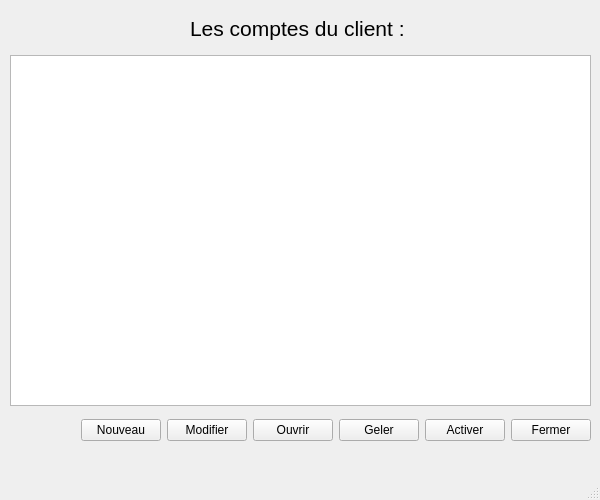
<?xml version="1.0" encoding="UTF-8"?>
<ui version="4.0">
 <class>UIListAccount</class>
 <widget class="QMainWindow" name="UIListAccount">
  <property name="geometry">
   <rect>
    <x>0</x>
    <y>0</y>
    <width>600</width>
    <height>500</height>
   </rect>
  </property>
  <property name="minimumSize">
   <size>
    <width>600</width>
    <height>500</height>
   </size>
  </property>
  <property name="maximumSize">
   <size>
    <width>600</width>
    <height>500</height>
   </size>
  </property>
  <property name="windowTitle">
   <string>Gestion des comptes - Gestionnaire : </string>
  </property>
  <widget class="QWidget" name="centralwidget">
   <widget class="QWidget" name="horizontalLayoutWidget">
    <property name="geometry">
     <rect>
      <x>10</x>
      <y>10</y>
      <width>581</width>
      <height>37</height>
     </rect>
    </property>
    <layout class="QHBoxLayout" name="horizontalLayoutNorth">
     <item>
      <spacer name="horizontalSpacer">
       <property name="orientation">
        <enum>Qt::Orientation::Horizontal</enum>
       </property>
       <property name="sizeHint" stdset="0">
        <size>
         <width>40</width>
         <height>20</height>
        </size>
       </property>
      </spacer>
     </item>
     <item>
      <widget class="QLabel" name="labelTitle">
       <property name="font">
        <font>
         <pointsize>16</pointsize>
        </font>
       </property>
       <property name="text">
        <string>Les comptes du client : </string>
       </property>
      </widget>
     </item>
     <item>
      <spacer name="horizontalSpacerLeft">
       <property name="orientation">
        <enum>Qt::Orientation::Horizontal</enum>
       </property>
       <property name="sizeHint" stdset="0">
        <size>
         <width>40</width>
         <height>20</height>
        </size>
       </property>
      </spacer>
     </item>
    </layout>
   </widget>
   <widget class="QWidget" name="horizontalLayoutWidget_Tableview">
    <property name="geometry">
     <rect>
      <x>10</x>
      <y>55</y>
      <width>581</width>
      <height>351</height>
     </rect>
    </property>
    <layout class="QHBoxLayout" name="horizontalLayoutTableview">
     <item>
      <widget class="QTableView" name="tableViewAccounts">
       <property name="selectionBehavior">
        <enum>QAbstractItemView::SelectionBehavior::SelectRows</enum>
       </property>
      </widget>
     </item>
    </layout>
   </widget>
   <widget class="QWidget" name="horizontalLayoutWidget_Buttons">
    <property name="geometry">
     <rect>
      <x>10</x>
      <y>410</y>
      <width>581</width>
      <height>41</height>
     </rect>
    </property>
    <layout class="QHBoxLayout" name="horizontalLayoutButtons">
     <item>
      <spacer name="horizontalSpacerButtons">
       <property name="orientation">
        <enum>Qt::Orientation::Horizontal</enum>
       </property>
       <property name="sizeHint" stdset="0">
        <size>
         <width>40</width>
         <height>20</height>
        </size>
       </property>
      </spacer>
     </item>
     <item>
      <widget class="QPushButton" name="pushButtonNouveau">
       <property name="text">
        <string>Nouveau</string>
       </property>
      </widget>
     </item>
     <item>
      <widget class="QPushButton" name="pushButtonModifier">
       <property name="text">
        <string>Modifier</string>
       </property>
      </widget>
     </item>
     <item>
      <widget class="QPushButton" name="pushButtonOuvrir">
       <property name="text">
        <string>Ouvrir</string>
       </property>
      </widget>
     </item>
     <item>
      <widget class="QPushButton" name="pushButtonGeler">
       <property name="text">
        <string>Geler</string>
       </property>
      </widget>
     </item>
     <item>
      <widget class="QPushButton" name="pushButtonActiver">
       <property name="text">
        <string>Activer</string>
       </property>
      </widget>
     </item>
     <item>
      <widget class="QPushButton" name="pushButtonClose">
       <property name="text">
        <string>Fermer</string>
       </property>
      </widget>
     </item>
    </layout>
   </widget>
  </widget>
  <widget class="QMenuBar" name="menubar">
   <property name="geometry">
    <rect>
     <x>0</x>
     <y>0</y>
     <width>600</width>
     <height>18</height>
    </rect>
   </property>
  </widget>
  <widget class="QStatusBar" name="statusbar"/>
 </widget>
 <resources/>
 <connections/>
</ui>
